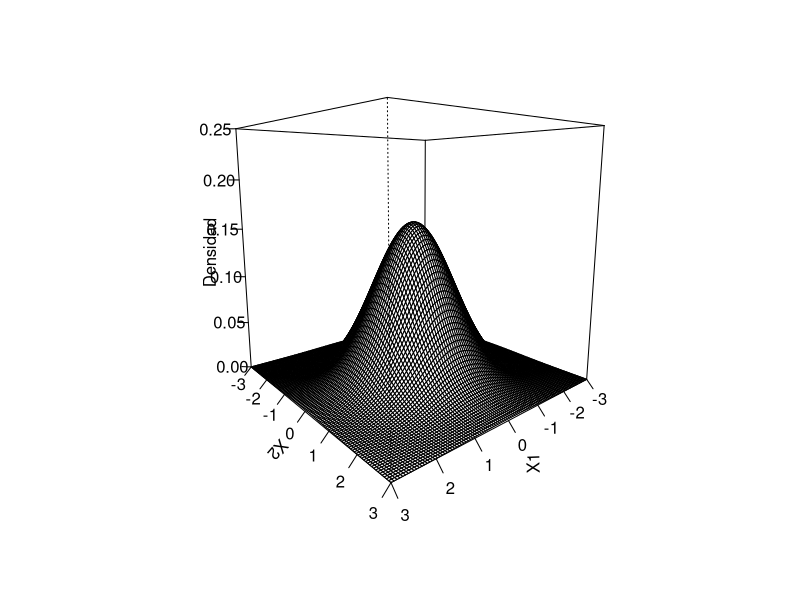
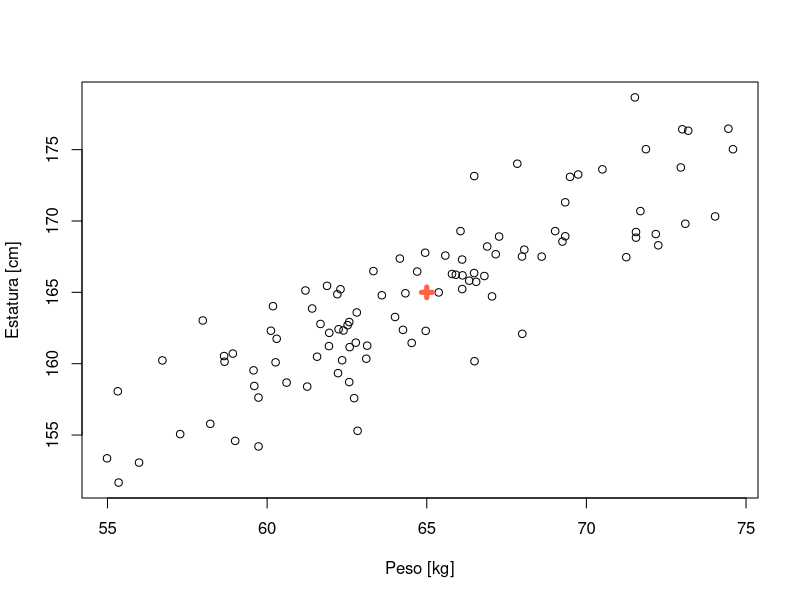

Here is the R script that generated these plots, in order: (Note: this script raises an error after producing the figures.)
## ---- chunk 1
library(mvtnorm)
N <- 100
meanX <- c(0, 0)
varX <- matrix ( c( 1, 0, 0, 1), nrow=2 , byrow = TRUE) 
x1 <- seq( meanX[1]-3*varX[1,1], meanX[1]+3*varX[1,1], length.out=N)
x2 <- seq(  meanX[2]-3*varX[2,2], meanX[2]+3*varX[2,2] , length.out=N)

myProbX <- function(x1, x2){
  dmvnorm( cbind(x1,x2), mean = meanX, sigma= varX)  
}

probX <- outer(x1, x2, FUN="myProbX")

persp(x1, x2, probX, theta = 140, phi = 10, zlim=c(0,.25), xlab="X1",ylab="X2", zlab="Densidad", ticktype="detailed")
## ---- chunk 2
require(MASS)

set.seed(1974)
n <- 100
mu <- c(65, 165)
Sigma <- matrix(c(20, 21, 
                  21, 30), ncol=2, nrow=2)
datos <- mvrnorm(n=n, mu=mu, Sigma=Sigma)
plot(datos, xlab="Peso [kg]", ylab="Estatura [cm]")
points(x=mu[1], y=mu[2], lwd=5, col="tomato", pch=3)
## ---- chunk 3
library(mvtnorm)
m <- 3
sigma <- diag(3)
sigma[2,1] <- 3/5
sigma[3,1] <- 1/3
sigma[3,2] <- 11/15
pmvnorm(mean=rep(0, m), sigma=sigma, 
        lower=rep(-Inf, m), upper=c(1,4,2))
